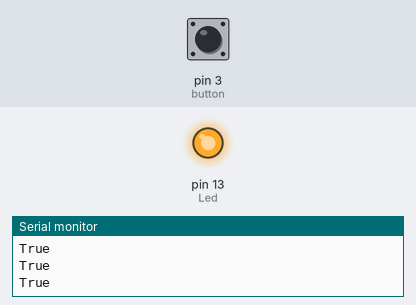
Simulated run of this sketch. Board: Arduino Uno, built with avr-gcc and run on an emulated ATmega328P. Parts: output pins drawn as LEDs (lit = HIGH), the last lines printed to the serial monitor. Inputs (shaded band) come from the test bench; at power-on: pin 3 (button) LOW.

Above: at 2.8 s.
2.9 s: pin 3 (button) pulled HIGH for 1.2 s
At 4.4 s:
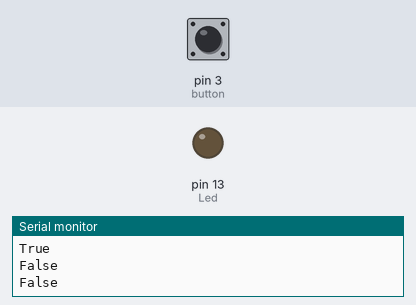
6.5 s: pin 3 (button) pulled HIGH for 3.2 s
At 10.9 s:
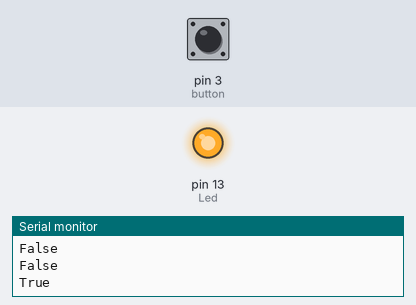
Timing chart, 0 to 12.4 s (numbered marks = the images above; inputs shaded):
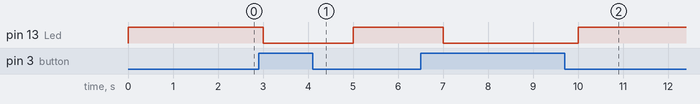

The sketch:

Switch_Key_Module.ino
```cpp
/*

Switch Key Module Code

Wiring

Sensor       Arduino
- ---------> GND
Middle ----> 5V
S ---------> Digital Pin 3


*/
int Led = 13;
int button = 3;
int val;

void setup () {
  pinMode (Led, OUTPUT);
  pinMode (button, INPUT);
  Serial.begin(9600);
}

void loop () {
  val = digitalRead(button);

  if(val == HIGH) {
    digitalWrite(Led, LOW);
    Serial.println("False");
  }

  else {
    digitalWrite(Led, HIGH);
    Serial.println("True");
  }
  delay(1000);
}
```

Measured:
- after the input at 2.9 s, pin 13 (Led): HIGH → LOW after 0.10 s, → HIGH 2.0 s later
- after the input at 6.5 s, pin 13 (Led): HIGH → LOW after 0.50 s, → HIGH 3.0 s later
